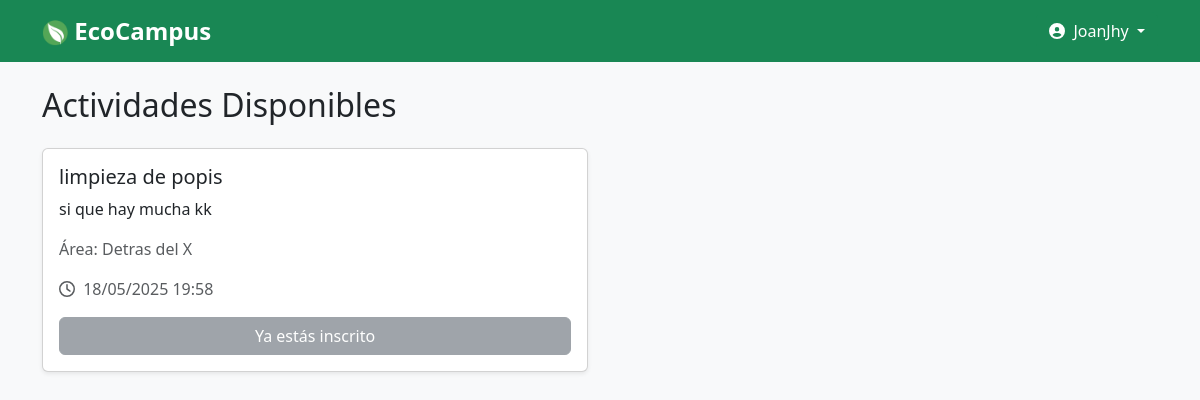
/actividades (signed in), run on the app's committed database.
### backend/models.py (models this page shows)
class Actividad(db.Model):
    id = db.Column(db.Integer, primary_key=True)
    titulo = db.Column(db.String(100), nullable=False)
    descripcion = db.Column(db.String(200))
    area = db.Column(db.String(100))
    fecha_hora_inicio = db.Column(db.DateTime, nullable=False, default=datetime.utcnow)
    archivada = db.Column(db.Boolean, default=False)

### backend/routes.py (the view, shortened to what this page needs)
    @app.route('/actividades', methods=['GET', 'POST'])
    def actividades():
        if 'usuario_id' not in session:
            return redirect(url_for('login'))
        archivar_actividades_pasadas()
        actividades = Actividad.query.filter_by(archivada=False).order_by(Actividad.fecha_hora_inicio.asc()).all()
        inscritas = [i.actividad_id for i in Inscripcion.query.filter_by(usuario_id=session['usuario_id']).all()]
        return render_template('actividades.html', actividades=actividades, inscritas=inscritas)

### frontend/templates/actividades.html (shortened to what this page needs)
{% extends 'layout.html' %}
{% block content %}
<h2 class="mb-4">Actividades Disponibles</h2>
<div class="row row-cols-1 row-cols-md-2 g-4">
  {% for a in actividades %}
  <div class="col">
    <div class="card h-100 shadow-sm">
      <div class="card-body">
        <h5 class="card-title">{{ a.titulo }}</h5>
        <p class="card-text">{{ a.descripcion }}</p>
        <p class="text-muted">Área: {{ a.area }}</p>
        <p class="text-muted"><i class="far fa-clock me-1"></i>
          {{ a.fecha_hora_inicio.strftime('%d/%m/%Y %H:%M') }}
        </p>
        <form method="POST">
          {% if a.id in inscritas %}
            <button class="btn btn-secondary w-100" disabled>Ya estás inscrito</button>
          {% else %}
            <button class="btn btn-success w-100" type="submit"><i class="fas fa-plus"></i> Inscribirme</button>
          {% endif %}
        </form>
      </div>
    </div>
  </div>
  {% endfor %}
</div>
{% endblock %}

### frontend/static/css/main.css (style rules this page uses)
body { font-family: 'Segoe UI', Tahoma, Geneva, Verdana, sans-serif; }

### data on the page
Actividad: titulo "limpieza de popis", descripcion "si que hay mucha kk", area "Detras del X", fecha_hora_inicio "18/05/2025 19:58", shows "Ya estás inscrito"

### other printed values
{{ session['usuario_nombre'] }} "JoanJhy"
